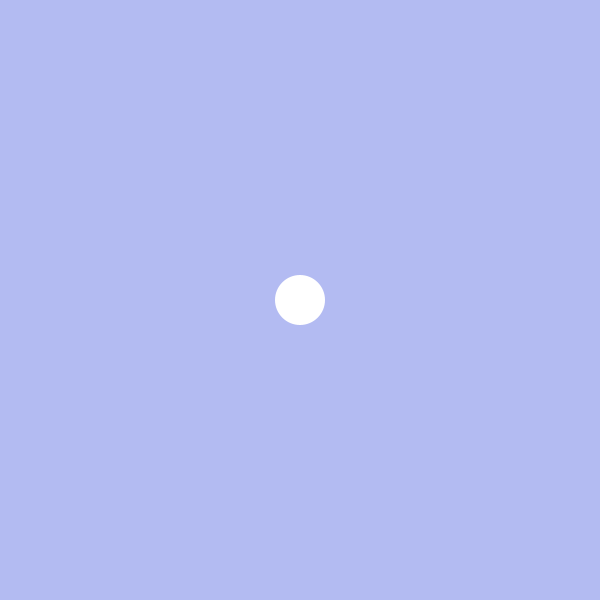
Frame 1 (no input)
Frame 60 (the mouse pressed at the canvas centre just before this capture): identical to frame 1, image omitted
Frame 120 (the mouse held since frame 60 and released just before this capture): identical to frame 1, image omitted

The Processing sketch that drew this single still picture (run headless with seeded random() and noise(); from frame 60 on, the mouse is pressed at the canvas centre):

// Processing sketch: driving_shapes
// ── driving_shapes.pde
float x, y, h, s, b;
int size = 50;

void setup() {
  size(600, 600);
  colorMode(HSB);

  x = width/2;
  y = height/2;

  h = random(255);
  s = random(255);
  b = random(255);
}

void draw() {
  background(h, s, b);
  fill(255);
  noStroke();
  ellipse(x, y, size, size);
}

void keyPressed() {
  if ((key == CODED) && (keyCode == UP)) {
    y -= 5;
  }

  if ((key == CODED) && (keyCode == DOWN)) {
    y += 5;
  }

  if ((key == CODED) && (keyCode == LEFT)) {
    x -= 5;
  }

  if ((key == CODED) && (keyCode == RIGHT)) {
    x += 5;
  }
}
